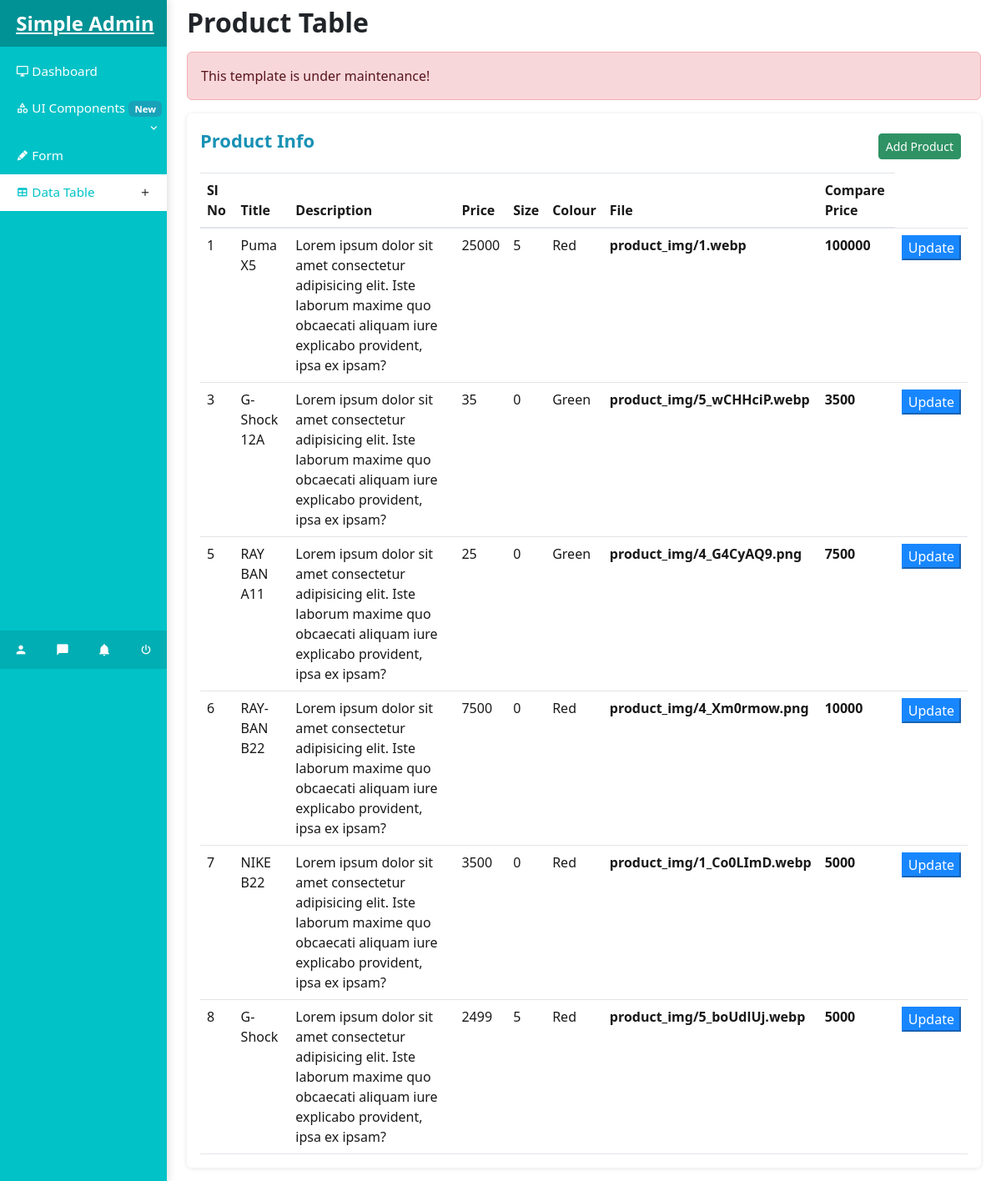
The app's page /dashboard/dash_table/ with its own data.
### dashboard/models.py (models this page shows)
class product(models.Model):
    image = models.ImageField(upload_to='product_img', blank=True, null=True)
    title = models.CharField(max_length=100, blank=True, null=True)
    desc = models.TextField(blank=True, null=True)
    price = models.IntegerField(blank=True, null=True)
    size = models.IntegerField(blank=True, null=True)
    color = models.CharField(max_length=50, blank=True, null=True)
    compare_price = models.IntegerField(blank=True, null=True)

### dashboard/views.py (the view)
# urls.py: path('dash_table/', views.dash_table, name='dash_table'),
def dash_table(request):
    fetch = product.objects.all()
    return render(request, 'table.html', {'data': fetch})

### dashboard/Templates/table.html (shortened to what this page needs)
{% load static %}
<!DOCTYPE html>
<html lang="en">
<head>
	<link rel="stylesheet" type="text/css" href="{% static 'vendors\bootstrap\css\bootstrap-4.3.1\bootstrap.min.css' %}">
	<link rel="stylesheet" type="text/css" href="{% static 'css\simple-custom.css' %}">
	<link rel="stylesheet" type="text/css" href="{% static 'vendors\icon\mdi\css\materialdesignicons.min.css' %}">
	<link href="https://cdn.jsdelivr.net/npm/bootstrap@5.3.8/dist/css/bootstrap.min.css" rel="stylesheet">
</head>
<div>
	<div class="container-fluid">
		<div class="row">
			<div class="col-md-2">
				<div class="col-md-2 sidebar">
					<div class="brand">
						<a href="#" class="brand-name">Simple Admin</a>
					</div>
					<div class="sidebar-sticky">
						<ul class="nav flex-column">
							<li class="nav-item">
								<a href="{% url 'dashapp:dash_main'%}" class="nav-link"><i class="mdi mdi-monitor"></i> Dashboard</a>
							</li>
							<li class="nav-item">
								<a class="nav-link" data-toggle="collapse" href="#collapseExample" role="button" aria-expanded="false" aria-controls="collapseExample"><i class="mdi mdi-shape-outline"></i> UI Components <span class="badge badge-info">New</span><i class="mdi mdi-chevron-down float-right pr-2"></i></a>
							</li>
							<li class="nav-item">
								<a href="{% url 'dashapp:dash_form'%}" class="nav-link"><i class="mdi mdi-lead-pencil"></i> Form</a>
							</li>
							<li class="nav-item">
								<a href="{% url 'dashapp:dash_table'%}" class="nav-link active"><i class="mdi mdi-table"></i> Data Table <button class="btn btn-dark-base btn-rounded float-right btn-sm"><i class="mdi mdi-plus"></i></button></a>
							</li>
						</ul>
					</div>
					<div class="nav-bottom">
						<ul class="nav">
							<li class="nav-item"><a href="{% url 'dashapp:dash_login' %}" class="nav-link"><i class="mdi mdi-account"></i></a></li>
							<li class="nav-item"><a href="#" class="nav-link"><i class="mdi mdi-message"></i></a></li>
							<li class="nav-item"><a href="#" class="nav-link"><i class="mdi mdi-bell"></i></a></li>
							<li class="nav-item"><a href="{% url 'homeapp:welcome' %}" class="nav-link"><i class="mdi mdi-power"></i></a></li>
						</ul>
					</div>
				</div>
			</div>
			<main class="col-md-9 col-lg-10" role="main">
				<div class="container">
					<div class="content-header mt-2 mb-3">
						<h2 class="text-header">Product Table</h2>
					</div>
					<div class="alert alert-danger">
						This template is under maintenance!
					</div>
					<div class="row basic">
						<div class="col-md-12 mb-3">
							<div class="card">
								<div class="card-body pb-0">
									<label class="title-body">Product Info</label>
									<button class="btn btn-success btn-sm m-2 mb-3 float-right" class="btn btn-primary" data-bs-toggle="modal" data-bs-target="#exampleModalj" data-bs-whatever="@mdo" data-bs-target="#staticBackdrop">Add Product</button>
									<div class="table-responsive">
										<table class="table">
											<thead>
												<tr>
													<th>Sl No</th>
													<th>Title</th>
													<th>Description</th>
													<th>Price</th>
													<th>Size</th>
													<th>Colour</th>
													<th>File</th>
													<th>Compare Price</th>
												</tr>
											</thead>
											<tbody>
												{% for x in data %}
												<tr>
													<td>{{x.id}}</td>
													<td>{{x.title}}</td>
													<td>{{x.desc}}</td>
													<td>{{x.price}}</td>
													<td>{{x.size}}</td>
													<td>{{x.color}}</td>
													<th>{{x.image}}</th>
													<th>{{x.compare_price}}</th>
													<td><button class="btn-primary" data-bs-toggle="modal" data-bs-target="#exampleModal{{x.id}}" data-bs-whatever="@mdo">Update</button></td>
												</tr>
												{% endfor %}
											</tbody>
										</table>
									</div>
								</div>
							</div>
						</div>
					</div>
				</div>
			</main>
		</div>
	</div>
</body>
</html>

### dashboard/static/css/simple-custom.css (style rules this page uses)
.btn-dark-base { color: #fff; background-color: #009195; border-color: #009195; }
.sidebar { background-color: #00c2c7; position: fixed; top: 0; bottom: 0; left: 0; z-index: 100; padding: 0; box-shadow: 0px 0px 10px 1px rgba(0,0,0,.15); }
.sidebar-sticky { position: relative; top: 0; height: calc(100vh - 100px); padding-top: .5rem; overflow-x: hidden; overflow-y: auto; }
.sidebar .sidebar-sticky .nav-link { color: #fff; padding: 10px 0 10px 1.2rem; font-size: .95rem; font-weight: 500; transition: 1s; }
.sidebar .sidebar-sticky .nav-item .nav-link.active { color: #00c2c7; background-color: #fff; }
.brand { background-color: rgba(0,0,0,.25); padding: 10px 0 10px 1.2rem; }
.brand-name { color: #fff; font-weight: 700; font-size: 1.5rem; }
.text-header { font-weight: 700; }
.sidebar .nav-bottom { background-color: rgba(0,0,0,.1); padding: 0; }
.sidebar .nav-bottom .nav { padding: 3px 0; }
.sidebar .nav-bottom .nav-item { margin: 0 auto; }
.sidebar .nav-bottom .nav-link { color: #fff; }
.basic .card { border: none; box-shadow: 0 1px 6px 0 rgba(49, 53, 59, 0.12); }
.basic .title-body { font-weight: 700; font-size: 22px; color: #0086ad; margin-bottom: 20px; }
.card { opacity: 0.9; }
.btn-rounded { border-radius: 100px; }
.nav-link .btn { margin: -4px 10px 0 0; }

### records on screen
product: id "1", title "Puma X5", desc "Lorem ipsum dolor sit amet consectetur adipisicing elit. Iste laborum maxime quo obcaecati aliquam iure explicabo provident, ipsa ex ipsam?", price "25000", size "5", color "Red", image "product_img/1.webp", compare_price "100000"
product: id "3", title "G-Shock 12A", desc "Lorem ipsum dolor sit amet consectetur adipisicing elit. Iste laborum maxime quo obcaecati aliquam iure explicabo provident, ipsa ex ipsam?", price "35", size "0", color "Green", image "product_img/5_wCHHciP.webp", compare_price "3500"
product: id "5", title "RAY BAN A11", desc "Lorem ipsum dolor sit amet consectetur adipisicing elit. Iste laborum maxime quo obcaecati aliquam iure explicabo provident, ipsa ex ipsam?", price "25", size "0", color "Green", image "product_img/4_G4CyAQ9.png", compare_price "7500"
product: id "6", title "RAY-BAN B22", desc "Lorem ipsum dolor sit amet consectetur adipisicing elit. Iste laborum maxime quo obcaecati aliquam iure explicabo provident, ipsa ex ipsam?", price "7500", size "0", color "Red", image "product_img/4_Xm0rmow.png", compare_price "10000"
product: id "7", title "NIKE B22", desc "Lorem ipsum dolor sit amet consectetur adipisicing elit. Iste laborum maxime quo obcaecati aliquam iure explicabo provident, ipsa ex ipsam?", price "3500", size "0", color "Red", image "product_img/1_Co0LImD.webp", compare_price "5000"
product: id "8", title "G-Shock", desc "Lorem ipsum dolor sit amet consectetur adipisicing elit. Iste laborum maxime quo obcaecati aliquam iure explicabo provident, ipsa ex ipsam?", price "2499", size "5", color "Red", image "product_img/5_boUdlUj.webp", compare_price "5000"
